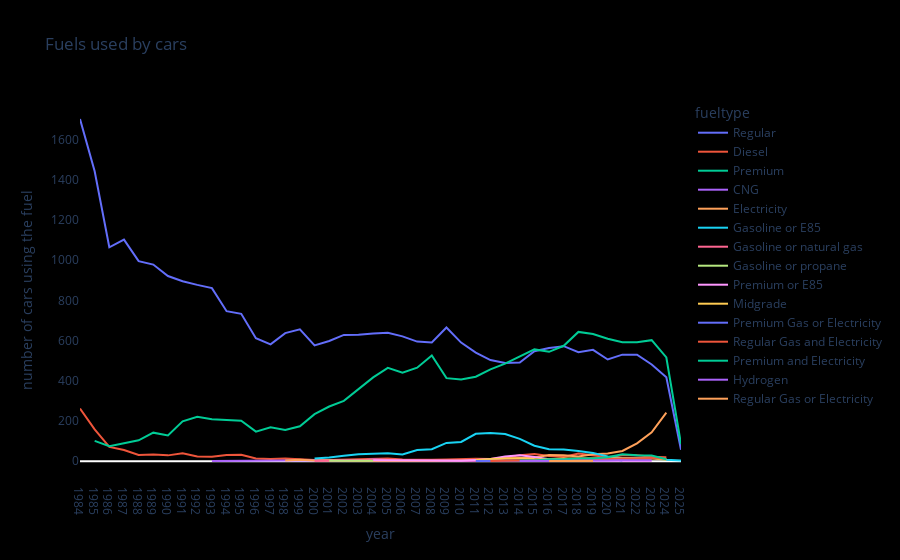

Notebook source saved alongside this figure:
### Markdown cell above
## Types of fuels per type

### Code cell
fuels_history = veh_data.groupby(["year"], as_index = False).fueltype.value_counts()
fig3 = px.line(
        data_frame=fuels_history,
        x = "year",
        y = "count",
        color = "fueltype",
        title = "Fuels used by cars",
        labels={"count":"number of cars using the fuel"}
        )
fig3.update_layout(
    plot_bgcolor = "black",
    paper_bgcolor = "black",
    xaxis = {"showgrid":False},
    yaxis = {"showgrid":False}
)

### Figure 1 — Plotly figure (JSON) as saved in the notebook; plotly's stock layout.template omitted (floating-point values rounded to 4 significant figures)
{"data": [{"hovertemplate": "fueltype=Regular<br>year=%{x}<br>number of cars using the fuel=%{y}<extra></extra>", "legendgroup": "Regular", "line": {"color": "#636efa", "dash": "solid"}, "marker": {"symbol": "circle"}, "mode": "lines", "name": "Regular", "orientation": "v", "showlegend": true, "type": "scatter", "x": ["1984", "1985", "1986", "1987", "1988", "1989", "1990", "1991", "1992", "1993", "1994", "1995", "1996", "1997", "1998", "1999", "2000", "2001", "2002", "2003", "2004", "2005", "2006", "2007", "2008", "2009", "2010", "2011", "2012", "2013", "2014", "2015", "2016", "2017", "2018", "2019", "2020", "2021", "2022", "2023", "2024", "2025"], "xaxis": "x", "y": [1702, 1442, 1064, 1102, 995, 978, 921, 895, 877, 861, 746, 733, 612, 581, 637, 656, 576, 598, 628, 629, 635, 639, 621, 595, 591, 665, 590, 540, 503, 488, 491, 547, 563, 572, 542, 554, 506, 530, 530, 481, 417, 57], "yaxis": "y"}, {"hovertemplate": "fueltype=Diesel<br>year=%{x}<br>number of cars using the fuel=%{y}<extra></extra>", "legendgroup": "Diesel", "line": {"color": "#EF553B", "dash": "solid"}, "marker": {"symbol": "circle"}, "mode": "lines", "name": "Diesel", "orientation": "v", "showlegend": true, "type": "scatter", "x": ["1984", "1985", "1986", "1987", "1988", "1989", "1990", "1991", "1992", "1993", "1994", "1995", "1996", "1997", "1998", "1999", "2000", "2001", "2002", "2003", "2004", "2005", "2006", "2007", "2008", "2009", "2010", "2011", "2012", "2013", "2014", "2015", "2016", "2017", "2018", "2019", "2020", "2021", "2022", "2023", "2024"], "xaxis": "x", "y": [262, 158, 71, 56, 31, 33, 29, 39, 23, 22, 31, 32, 13, 11, 14, 10, 6, 6, 8, 9, 11, 14, 9, 7, 7, 9, 11, 12, 11, 17, 30, 36, 26, 21, 38, 30, 20, 30, 29, 22, 20], "yaxis": "y"}, {"hovertemplate": "fueltype=Premium<br>year=%{x}<br>number of cars using the fuel=%{y}<extra></extra>", "legendgroup": "Premium", "line": {"color": "#00cc96", "dash": "solid"}, "marker": {"symbol": "circle"}, "mode": "lines", "name": "Premium", "orientation": "v", "showlegend": true, "type": "scatter", "x": ["1985", "1986", "1987", "1988", "1989", "1990", "1991", "1992", "1993", "1994", "1995", "1996", "1997", "1998", "1999", "2000", "2001", "2002", "2003", "2004", "2005", "2006", "2007", "2008", "2009", "2010", "2011", "2012", "2013", "2014", "2015", "2016", "2017", "2018", "2019", "2020", "2021", "2022", "2023", "2024", "2025"], "xaxis": "x", "y": [101, 75, 89, 104, 142, 128, 198, 221, 209, 204, 201, 147, 169, 155, 174, 234, 272, 300, 360, 417, 464, 440, 465, 526, 413, 406, 420, 457, 485, 519, 556, 544, 574, 643, 633, 609, 592, 592, 602, 516, 85], "yaxis": "y"}, {"hovertemplate": "fueltype=CNG<br>year=%{x}<br>number of cars using the fuel=%{y}<extra></extra>", "legendgroup": "CNG", "line": {"color": "#ab63fa", "dash": "solid"}, "marker": {"symbol": "circle"}, "mode": "lines", "name": "CNG", "orientation": "v", "showlegend": true, "type": "scatter", "x": ["1993", "1994", "1995", "1996", "1997", "1998", "1999", "2000", "2001", "2002", "2003", "2004", "2005", "2006", "2007", "2008", "2009", "2010", "2011", "2012", "2013", "2014", "2015"], "xaxis": "x", "y": [1, 1, 1, 1, 1, 3, 5, 5, 7, 5, 4, 8, 5, 1, 1, 1, 1, 1, 2, 2, 1, 2, 1], "yaxis": "y"}, {"hovertemplate": "fueltype=Electricity<br>year=%{x}<br>number of cars using the fuel=%{y}<extra></extra>", "legendgroup": "Electricity", "line": {"color": "#FFA15A", "dash": "solid"}, "marker": {"symbol": "circle"}, "mode": "lines", "name": "Electricity", "orientation": "v", "showlegend": true, "type": "scatter", "x": ["1998", "1999", "2000", "2001", "2002", "2003", "2008", "2011", "2012", "2013", "2014", "2015", "2016", "2017", "2018", "2019", "2020", "2021", "2022", "2023", "2024"], "xaxis": "x", "y": [3, 7, 4, 5, 2, 1, 1, 4, 8, 14, 15, 18, 31, 30, 24, 35, 38, 51, 89, 144, 242], "yaxis": "y"}, {"hovertemplate": "fueltype=Gasoline or E85<br>year=%{x}<br>number of cars using the fuel=%{y}<extra></extra>", "legendgroup": "Gasoline or E85", "line": {"color": "#19d3f3", "dash": "solid"}, "marker": {"symbol": "circle"}, "mode": "lines", "name": "Gasoline or E85", "orientation": "v", "showlegend": true, "type": "scatter", "x": ["2000", "2001", "2002", "2003", "2004", "2005", "2006", "2007", "2008", "2009", "2010", "2011", "2012", "2013", "2014", "2015", "2016", "2017", "2018", "2019", "2020", "2021", "2022", "2023", "2024", "2025"], "xaxis": "x", "y": [14, 18, 27, 35, 37, 40, 33, 56, 60, 91, 96, 136, 140, 135, 111, 77, 59, 58, 51, 41, 24, 15, 17, 16, 7, 4], "yaxis": "y"}, {"hovertemplate": "fueltype=Gasoline or natural gas<br>year=%{x}<br>number of cars using the fuel=%{y}<extra></extra>", "legendgroup": "Gasoline or natural gas", "line": {"color": "#FF6692", "dash": "solid"}, "marker": {"symbol": "circle"}, "mode": "lines", "name": "Gasoline or natural gas", "orientation": "v", "showlegend": true, "type": "scatter", "x": ["2000", "2001", "2002", "2003", "2004", "2015", "2016"], "xaxis": "x", "y": [1, 3, 3, 4, 7, 1, 1], "yaxis": "y"}, {"hovertemplate": "fueltype=Gasoline or propane<br>year=%{x}<br>number of cars using the fuel=%{y}<extra></extra>", "legendgroup": "Gasoline or propane", "line": {"color": "#B6E880", "dash": "solid"}, "marker": {"symbol": "circle"}, "mode": "lines", "name": "Gasoline or propane", "orientation": "v", "showlegend": true, "type": "scatter", "x": ["2001", "2002", "2003", "2004"], "xaxis": "x", "y": [2, 2, 2, 2], "yaxis": "y"}, {"hovertemplate": "fueltype=Premium or E85<br>year=%{x}<br>number of cars using the fuel=%{y}<extra></extra>", "legendgroup": "Premium or E85", "line": {"color": "#FF97FF", "dash": "solid"}, "marker": {"symbol": "circle"}, "mode": "lines", "name": "Premium or E85", "orientation": "v", "showlegend": true, "type": "scatter", "x": ["2004", "2005", "2007", "2008", "2009", "2010", "2011", "2012", "2013", "2014", "2015", "2016", "2017", "2018", "2019", "2023"], "xaxis": "x", "y": [5, 4, 2, 1, 2, 2, 6, 11, 23, 29, 21, 10, 6, 3, 2, 1], "yaxis": "y"}, {"hovertemplate": "fueltype=Midgrade<br>year=%{x}<br>number of cars using the fuel=%{y}<extra></extra>", "legendgroup": "Midgrade", "line": {"color": "#FECB52", "dash": "solid"}, "marker": {"symbol": "circle"}, "mode": "lines", "name": "Midgrade", "orientation": "v", "showlegend": true, "type": "scatter", "x": ["2011", "2012", "2013", "2014", "2015", "2016", "2017", "2018", "2019", "2020", "2021", "2022", "2023", "2024"], "xaxis": "x", "y": [5, 11, 13, 14, 11, 10, 13, 13, 12, 12, 13, 15, 15, 7], "yaxis": "y"}, {"hovertemplate": "fueltype=Premium Gas or Electricity<br>year=%{x}<br>number of cars using the fuel=%{y}<extra></extra>", "legendgroup": "Premium Gas or Electricity", "line": {"color": "#636efa", "dash": "solid"}, "marker": {"symbol": "circle"}, "mode": "lines", "name": "Premium Gas or Electricity", "orientation": "v", "showlegend": true, "type": "scatter", "x": ["2011", "2012", "2013", "2014", "2015", "2016", "2017", "2018", "2019", "2020", "2021"], "xaxis": "x", "y": [1, 2, 1, 3, 5, 4, 2, 10, 10, 13, 4], "yaxis": "y"}, {"hovertemplate": "fueltype=Regular Gas and Electricity<br>year=%{x}<br>number of cars using the fuel=%{y}<extra></extra>", "legendgroup": "Regular Gas and Electricity", "line": {"color": "#EF553B", "dash": "solid"}, "marker": {"symbol": "circle"}, "mode": "lines", "name": "Regular Gas and Electricity", "orientation": "v", "showlegend": true, "type": "scatter", "x": ["2012", "2013", "2014", "2015", "2016", "2017", "2018", "2019", "2020", "2021", "2022", "2023", "2024"], "xaxis": "x", "y": [1, 3, 4, 3, 3, 6, 9, 11, 12, 12, 14, 16, 12], "yaxis": "y"}, {"hovertemplate": "fueltype=Premium and Electricity<br>year=%{x}<br>number of cars using the fuel=%{y}<extra></extra>", "legendgroup": "Premium and Electricity", "line": {"color": "#00cc96", "dash": "solid"}, "marker": {"symbol": "circle"}, "mode": "lines", "name": "Premium and Electricity", "orientation": "v", "showlegend": true, "type": "scatter", "x": ["2014", "2015", "2016", "2017", "2018", "2019", "2020", "2021", "2022", "2023", "2024"], "xaxis": "x", "y": [3, 4, 10, 10, 14, 14, 20, 34, 30, 28, 10], "yaxis": "y"}, {"hovertemplate": "fueltype=Hydrogen<br>year=%{x}<br>number of cars using the fuel=%{y}<extra></extra>", "legendgroup": "Hydrogen", "line": {"color": "#ab63fa", "dash": "solid"}, "marker": {"symbol": "circle"}, "mode": "lines", "name": "Hydrogen", "orientation": "v", "showlegend": true, "type": "scatter", "x": ["2014", "2015", "2016", "2017", "2018", "2019", "2020", "2021", "2022", "2023"], "xaxis": "x", "y": [1, 1, 2, 3, 2, 4, 4, 5, 5, 5], "yaxis": "y"}, {"hovertemplate": "fueltype=Regular Gas or Electricity<br>year=%{x}<br>number of cars using the fuel=%{y}<extra></extra>", "legendgroup": "Regular Gas or Electricity", "line": {"color": "#FFA15A", "dash": "solid"}, "marker": {"symbol": "circle"}, "mode": "lines", "name": "Regular Gas or Electricity", "orientation": "v", "showlegend": true, "type": "scatter", "x": ["2016", "2017", "2018", "2019"], "xaxis": "x", "y": [1, 1, 1, 1], "yaxis": "y"}], "layout": {"legend": {"title": {"text": "fueltype"}, "tracegroupgap": 0}, "paper_bgcolor": "black", "plot_bgcolor": "black", "title": {"text": "Fuels used by cars"}, "xaxis": {"anchor": "y", "domain": [0, 1], "showgrid": false, "title": {"text": "year"}}, "yaxis": {"anchor": "x", "domain": [0, 1], "showgrid": false, "title": {"text": "number of cars using the fuel"}}}}
